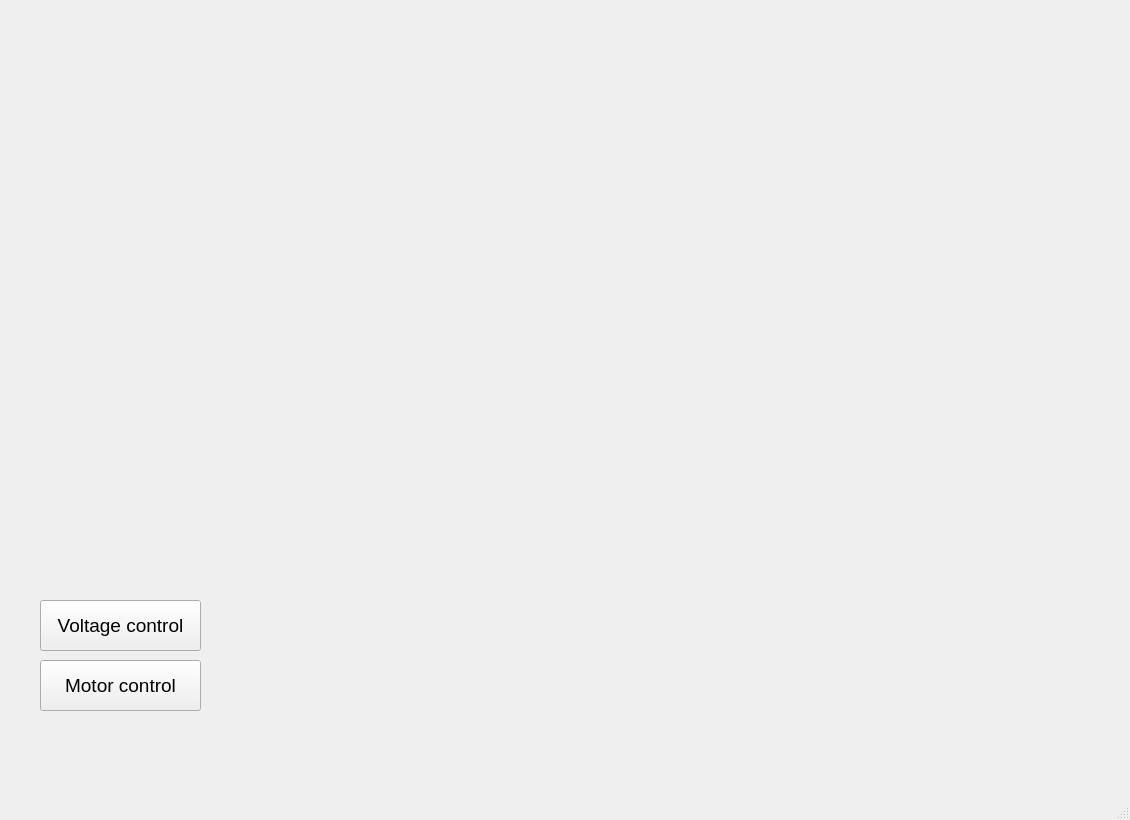
<?xml version="1.0" encoding="UTF-8"?>
<ui version="4.0">
 <class>chiralMS_settings</class>
 <widget class="QMainWindow" name="chiralMS_settings">
  <property name="geometry">
   <rect>
    <x>0</x>
    <y>0</y>
    <width>1130</width>
    <height>820</height>
   </rect>
  </property>
  <property name="windowTitle">
   <string>Chiral MS</string>
  </property>
  <widget class="QWidget" name="centralwidget">
   <widget class="QPushButton" name="voltage_control_button">
    <property name="geometry">
     <rect>
      <x>40</x>
      <y>600</y>
      <width>161</width>
      <height>51</height>
     </rect>
    </property>
    <property name="font">
     <font>
      <pointsize>14</pointsize>
      <weight>50</weight>
      <bold>false</bold>
     </font>
    </property>
    <property name="text">
     <string>Voltage control</string>
    </property>
   </widget>
   <widget class="QPushButton" name="motor_control_button">
    <property name="geometry">
     <rect>
      <x>40</x>
      <y>660</y>
      <width>161</width>
      <height>51</height>
     </rect>
    </property>
    <property name="font">
     <font>
      <pointsize>14</pointsize>
      <weight>50</weight>
      <bold>false</bold>
     </font>
    </property>
    <property name="text">
     <string>Motor control</string>
    </property>
   </widget>
  </widget>
  <widget class="QStatusBar" name="statusbar"/>
 </widget>
 <resources/>
 <connections/>
</ui>
